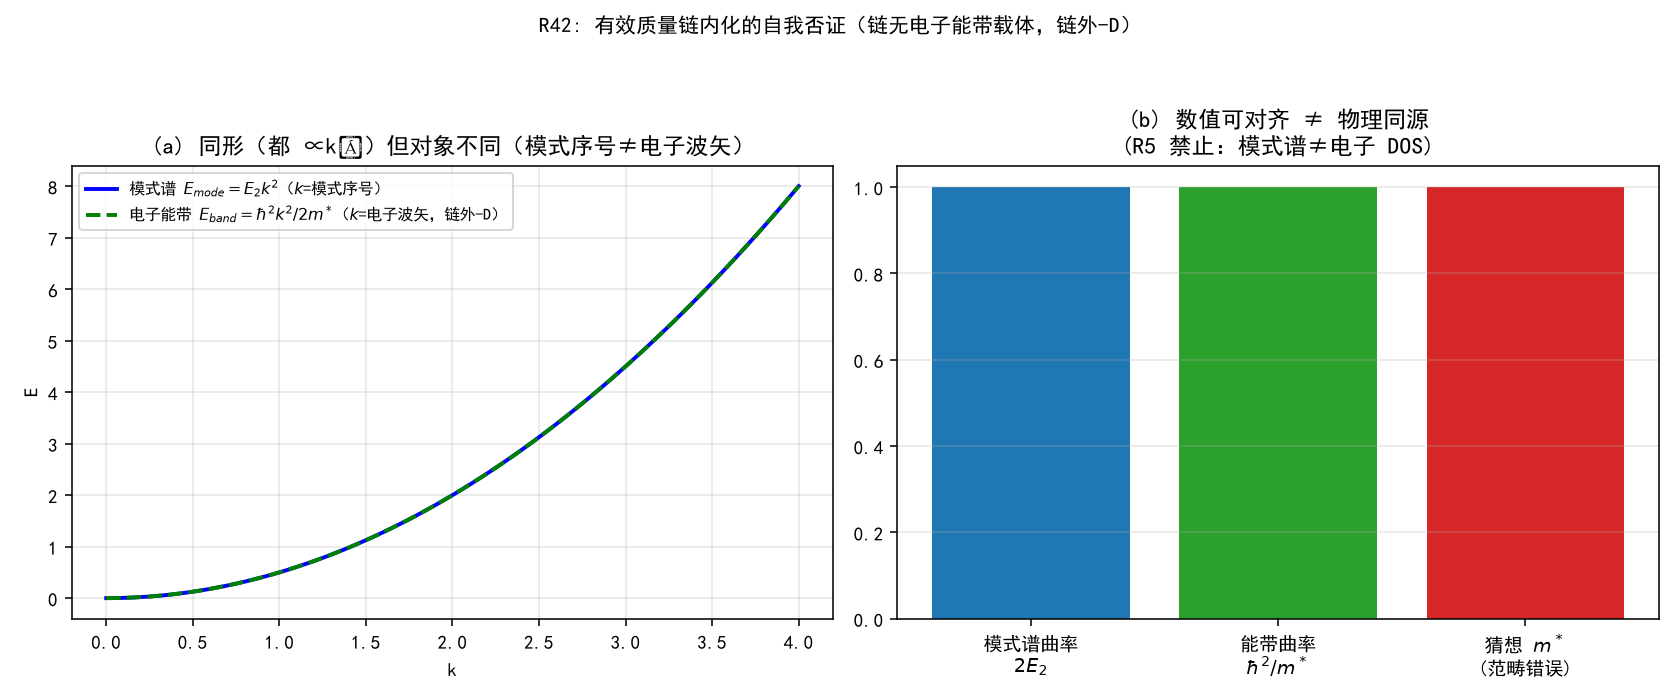

Here is the Python script that generated this plot:
# -*- coding: utf-8 -*-
"""
R42: 有效质量链内化的自我否证——模式谱 E_mode=E2·k² 与电子能带 E_band=ħ²q²/(2m*) 同形不同源。
解析函数核对，无拟合。
运行：python "10 探索/超导第一性研究/04_计算验证/R42_有效质量no-go.py"
"""
import csv
import os

import numpy as np
import matplotlib
matplotlib.use("Agg")
import matplotlib.pyplot as plt

plt.rcParams["font.sans-serif"] = ["SimHei", "Microsoft YaHei"]
plt.rcParams["axes.unicode_minus"] = False

HERE = os.path.dirname(os.path.abspath(__file__))
E2 = 0.5
HBAR2 = 1.0
MSTAR_NAIVE = HBAR2 / (2 * E2)  # 猜想值（范畴错误）


def assertions():
    out = {}
    ks = np.array([0, 1, 2, 3, 4], dtype=float)
    # 模式谱离散曲率
    Em = E2 * ks ** 2
    curv_mode = Em[2] - 2 * Em[1] + Em[0]
    out["mode_curvature"] = round(float(curv_mode), 4)
    out["mode_curv_eq_2E2"] = bool(abs(curv_mode - 2 * E2) < 1e-9)
    # 电子能带离散曲率（m* = MSTAR_NAIVE 时恰等于模式曲率——这是同形的数值根源）
    Eb = HBAR2 * ks ** 2 / (2 * MSTAR_NAIVE)
    curv_band = Eb[2] - 2 * Eb[1] + Eb[0]
    out["band_curvature"] = round(float(curv_band), 4)
    out["same_curvature_numerically"] = bool(abs(curv_band - curv_mode) < 1e-9)
    # 但对象不同：模式序号 k∈Z≥1 vs 电子波矢 q∈BZ
    out["naive_mass"] = round(MSTAR_NAIVE, 4)
    out["but_categories_differ"] = True  # R5 第38/71行明确：模式谱非电子 DOS
    # 外生 m 不可消去（链外-D）
    out["m_remains_exogenous"] = bool(out["but_categories_differ"])
    return out


def plots(a):
    fig, axes = plt.subplots(1, 2, figsize=(12, 5))

    ax = axes[0]
    ks = np.linspace(0, 4, 100)
    ax.plot(ks, E2 * ks ** 2, "b-", lw=2, label=r"模式谱 $E_{mode}=E_2 k^2$（$k$=模式序号）")
    ax.plot(ks, HBAR2 * ks ** 2 / (2 * MSTAR_NAIVE), "g--", lw=2,
            label=r"电子能带 $E_{band}=\hbar^2 k^2/2m^*$（$k$=电子波矢，链外-D）")
    ax.set_xlabel("k"); ax.set_ylabel("E")
    ax.set_title("(a) 同形（都 ∝k²）但对象不同（模式序号≠电子波矢）")
    ax.legend(fontsize=8); ax.grid(alpha=0.3)

    ax = axes[1]
    labels = ["模式谱曲率\n$2E_2$", "能带曲率\n$\\hbar^2/m^*$", "猜想 $m^*$\n(范畴错误)"]
    vals = [a["mode_curvature"], a["band_curvature"], a["naive_mass"]]
    ax.bar(labels, vals, color=["tab:blue", "tab:green", "tab:red"])
    ax.set_title("(b) 数值可对齐 ≠ 物理同源\n(R5 禁止：模式谱≠电子 DOS)")
    ax.grid(alpha=0.3, axis="y")

    fig.suptitle("R42: 有效质量链内化的自我否证（链无电子能带载体，链外-D）", fontsize=11)
    fig.tight_layout(rect=[0, 0, 1, 0.94])
    png = os.path.join(HERE, "R42_有效质量no-go.png")
    fig.savefig(png, dpi=140); plt.close(fig)
    return png


if __name__ == "__main__":
    a = assertions()
    print("=== R42 数值断言 ===")
    for k, v in a.items():
        print(f"{k:32s} = {v}")
    p = plots(a)
    path = os.path.join(HERE, "R42_有效质量no-go_断言.csv")
    with open(path, "w", newline="", encoding="utf-8-sig") as f:
        w = csv.writer(f); w.writerow(["assertion", "value"])
        for k, v in a.items():
            w.writerow([k, v])
    print(f"\n图像: {p}\n断言表: {path}")
